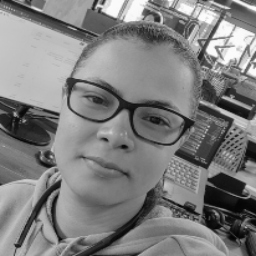
#> input picture Taller1/punto2/imgs/image18.jpg, 256 x 256 px
$ jupyter execute punto4.ipynb
#> lines starting #> are read from the running program, lines starting #| are printed output that depends on the picture
Apply SVD over the picture of your face, progressively increasing the number of singular values used. Is
there any point where you can say the image is appropriately reproduced? How would you quantify how
different your photo and the approximation are?

[cell 1]
# Import Required Libraries:
import numpy as np
import matplotlib.pyplot as plt
from skimage import io, color

[cell 2]
# Loading the face image and convert it to grayscale (optional):
image_url = './punto2/imgs/image18.jpg'
image = io.imread(image_url)
#> image is the input picture: shape (256, 256, 3); min 4, max 254, mean 126.5
grayscale_image = color.rgb2gray(image)

[cell 3]
# Applying SVD and Reconstruct the Image:

# The "np.linalg.svd" function computes the Singular Value Decomposition of the grayscale image and returns three matrices: U, s, and VT. These matrices represent the decomposition.
U, s, VT = np.linalg.svd(grayscale_image, full_matrices=False)
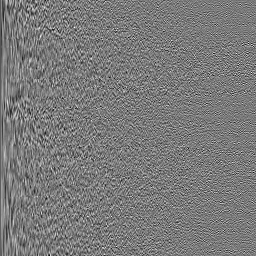
#> U: shape (256, 256) float64; min -0.273, max 0.294, mean -0.000184; drawn with min black and max white
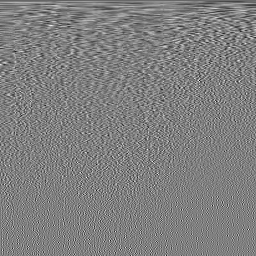
#> VT: shape (256, 256) float64; min -0.327, max 0.326, mean -0.000252; drawn with min black and max white
#> s = 256 values, max 129.6 at index 0, min 0.00019 at index 255, mean 1.72
approximations = []

# Loop where we progressively reconstructs the image using an increasing number of singular values. It stores each reconstruction in the approximations list.
for num_singular_values in range(1, len(s) + 1):
    # Reconstruct using a subset of singular values
    reconstructed_image = np.dot(U[:, :num_singular_values], np.dot(
        np.diag(s[:num_singular_values]), VT[:num_singular_values, :]))
    approximations.append(reconstructed_image)
#> this loop made 256 passes
#> pass 1, `reconstructed_image = np.dot(U[:, :num_singular_values], np.dot( np.di..`:
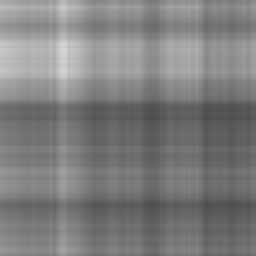
#> reconstructed_image: shape (256, 256) float64; min 0.297, max 0.838, mean 0.496
#> pass 2, `reconstructed_image = np.dot(U[:, :num_singular_values], np.dot( np.di..`:
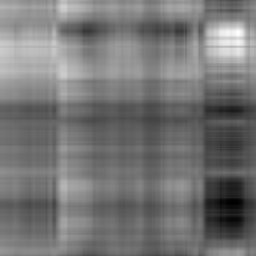
#> reconstructed_image: shape (256, 256) float64; min 0.054, max 1.01, mean 0.496; drawn with min black and max white
#> pass 3, `reconstructed_image = np.dot(U[:, :num_singular_values], np.dot( np.di..`:
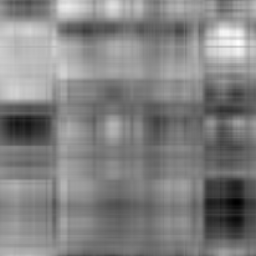
#> reconstructed_image: shape (256, 256) float64; min -0.024, max 0.996, mean 0.496; drawn with min black and max white
#> after the loop, approximations = 256 items

[cell 4]
# Now, let's calculate the MSE for each approximation:

# Here, we define original_shape to store the shape of the original grayscale image.
original_shape = grayscale_image.shape
#> original_shape = (256, 256)
mse_values = []

# Loop, where it calculates the Mean Squared Error (MSE) between the original image and each of the approximations. The MSE quantifies the difference between the original and reconstructed images.
for approx in approximations:
    mse = np.mean((grayscale_image - approx) ** 2)
    mse_values.append(mse)
#> this loop made 256 passes
#> mse on passes 1 to 3: 0.0317, 0.0256, 0.0203
#> after the loop, mse_values = 256 values, max 0.0317 at index 0, min 7.57e-31 at index 255, mean 0.00115

[cell 5]
# Now, Plot the Results:


# The resulting plot will show us how the MSE changes as we increase the number of singular values used for reconstruction. We can analyze this plot to determine the point at which the image is "appropriately reproduced," balancing image quality and computational efficiency.

plt.figure(figsize=(10, 4))
plt.subplot(1, 2, 1)
plt.imshow(grayscale_image, cmap='gray')
plt.title('Original Image')

plt.subplot(1, 2, 2)
plt.plot(range(1, len(s) + 1), mse_values)
plt.xlabel('Number of Singular Values')
plt.ylabel('Mean Squared Error (MSE)')
plt.title('MSE vs. Number of Singular Values')

plt.tight_layout()
plt.show()
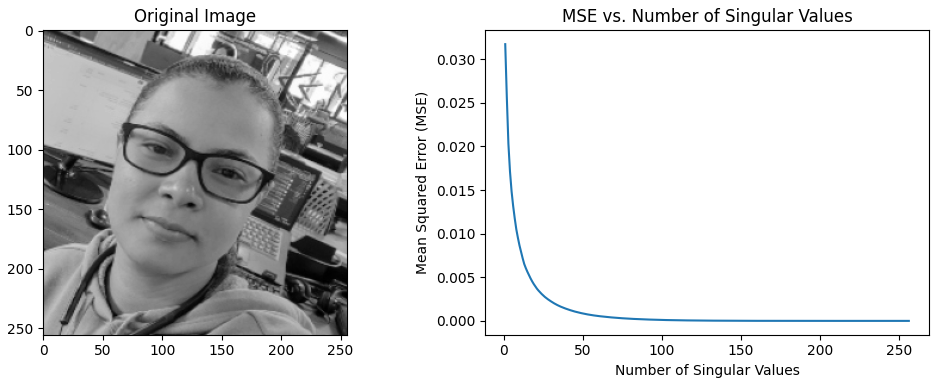
#> figure drawn by matplotlib, 2 panels; panel 2: curve peaks at x = 1, y = 0.0317

This code build a plot showing the original image and the MSE as a function of the number of singular values used for the reconstruction. We can observe a point where the MSE decreases and eventually levels off, indicating that increasing the number of singular values doesn't significantly improve the image quality. We can choose the number of singular values that corresponds to an appropriate level of reconstruction quality for our specific application (50 in this case).

The lower the MSE, the better the reconstruction quality, but keep in mind that a very low MSE might require a large number of singular values and may not be necessary depending on the use case.

[cell 6]
# Create a subplot to display original and approximated images

# Define the singular values you want to use
singular_values = np.arange(1, 55, step=5)

# Create a subplot to display original and approximated images
fig, axes = plt.subplots(len(singular_values), 2, figsize=(10, 20))

for i, num_sv in enumerate(singular_values):
    # Reconstruct the image using a subset of singular values
    approx_image = np.dot(U[:, :num_sv], np.dot(
        np.diag(s[:num_sv]), VT[:num_sv, :]))

    # Display the original grayscale image
    axes[i, 0].imshow(grayscale_image, cmap='gray')
    axes[i, 0].set_title('Original Image')
    axes[i, 0].axis('off')

    # Display the approximated image
    axes[i, 1].imshow(approx_image, cmap='gray')
    axes[i, 1].set_title(f'Approximation with {num_sv} Singular Values')
    axes[i, 1].axis('off')

    # Calculate and print the Mean Squared Error (MSE) as a measure of difference
    mse = np.mean((grayscale_image - approx_image) ** 2)
    print(f'Using {num_sv} Singular Values, MSE: {mse:.2f}')
#> this loop made 11 passes
#> mse on passes 1 to 11: 0.0317, 0.0132, 0.00791, 0.00525, 0.0037, 0.00275, 0.00211, 0.00164, 0.00129, 0.00102, 0.000813
#| Using 1 Singular Values, MSE: 0.03
#| Using 6 Singular Values, MSE: 0.01
#| Using 11 Singular Values, MSE: 0.01
#| Using 16 Singular Values, MSE: 0.01
#| Using 21 Singular Values, MSE: 0.00
#| Using 26 Singular Values, MSE: 0.00
#| Using 31 Singular Values, MSE: 0.00
#| Using 36 Singular Values, MSE: 0.00
#> (further printed lines are left out)
#> pass 2, `approx_image = np.dot(U[:, :num_sv], np.dot( np.diag(s[:num_sv]), VT[:..`:
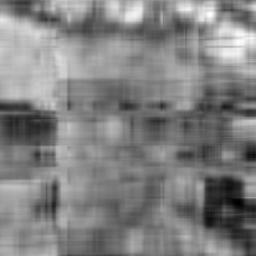
#> approx_image: shape (256, 256) float64; min -0.0522, max 1.03, mean 0.496; drawn with min black and max white
#> pass 3, `approx_image = np.dot(U[:, :num_sv], np.dot( np.diag(s[:num_sv]), VT[:..`:
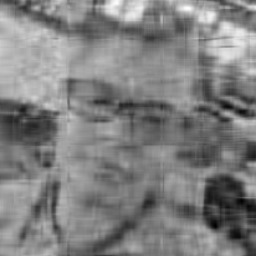
#> approx_image: shape (256, 256) float64; min -0.125, max 1.11, mean 0.496; drawn with min black and max white

plt.tight_layout()
plt.show()
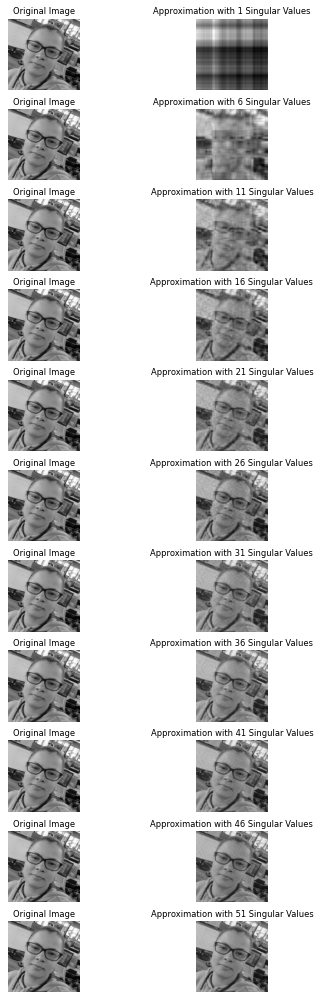
#> figure drawn by matplotlib, 22 panels

$ run again, with Taller1/punto2/imgs/image1.jpg copied over Taller1/punto2/imgs/image18.jpg
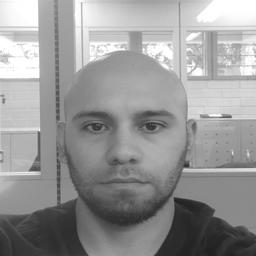
#> input picture Taller1/punto2/imgs/image1.jpg, 256 x 256 px
#> image is the input picture: shape (256, 256); min 31, max 255, mean 151.2
#> s = 256 values, max 40644.5 at index 0, min 0.00451 at index 255, mean 293.3
#> after the loop `for num_singular_values in range(1, len(s) + 1):`: approximations = 256 items
#> the loop `for approx in approximations:` made 256 passes
#> mse on passes 1 to 3: 712.4, 416.3, 324.5
#> after the loop `for approx in approximations:`: mse_values = 256 values, max 712.4 at index 0, min 5.09e-26 at index 255, mean 13.29
#> `plt.show()`:
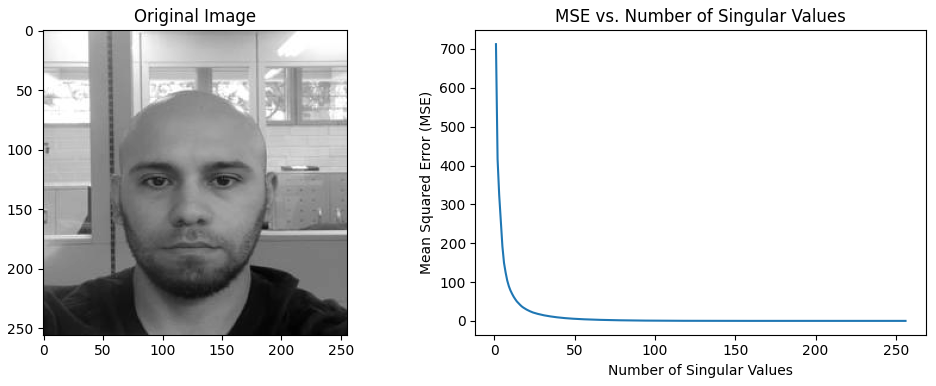
#> figure drawn by matplotlib, 2 panels; panel 2: curve peaks at x = 1, y = 712.4
#> the loop `for i, num_sv in enumerate(singular_values):` made 11 passes
#> mse on passes 1 to 8: 712.4, 149.4, 70.02, 41.37, 27.03, 19.19, 14.27, 10.87
#> (printed output is left out)
#> pass 3, `approx_image = np.dot(U[:, :num_sv], np.dot( np.diag(s[:num_sv]), VT[:..`:
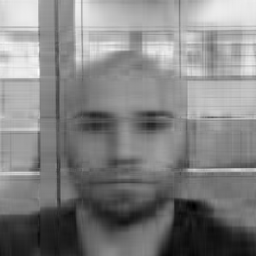
#> approx_image: shape (256, 256) float64; min 19.19, max 276.4, mean 151.2; drawn with min black and max white

$ run again, with Taller1/punto2/imgs/image10.jpg copied over Taller1/punto2/imgs/image18.jpg
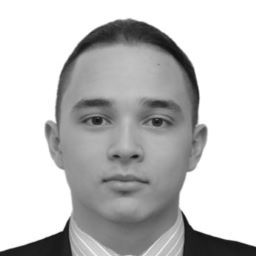
#> input picture Taller1/punto2/imgs/image10.jpg, 256 x 256 px
#> image is the input picture: shape (256, 256, 3); min 9, max 255, mean 194.6
#> s = 256 values, max 202.1 at index 0, min 2e-14 at index 196, mean 1.59
#> after the loop `for num_singular_values in range(1, len(s) + 1):`: approximations = 256 items
#> the loop `for approx in approximations:` made 256 passes
#> mse on passes 1 to 3: 0.0341, 0.0205, 0.0138
#> after the loop `for approx in approximations:`: mse_values = 256 values, max 0.0341 at index 0, min 2.36e-29 at index 193, mean 0.000502
#> `plt.show()`:
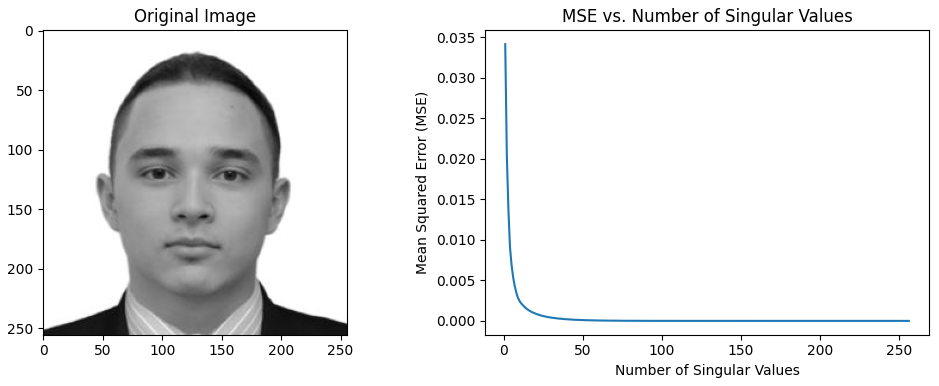
#> figure drawn by matplotlib, 2 panels; panel 2: curve peaks at x = 1, y = 0.0341
#> the loop `for i, num_sv in enumerate(singular_values):` made 11 passes
#> mse on passes 1 to 8: 0.0341, 0.0054, 0.00218, 0.00129, 0.000832, 0.000551, 0.000377, 0.000263
#> (printed output is left out)
#> pass 3, `approx_image = np.dot(U[:, :num_sv], np.dot( np.diag(s[:num_sv]), VT[:..`:
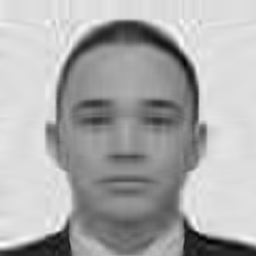
#> approx_image: shape (256, 256) float64; min -0.0617, max 1.16, mean 0.763; drawn with min black and max white
